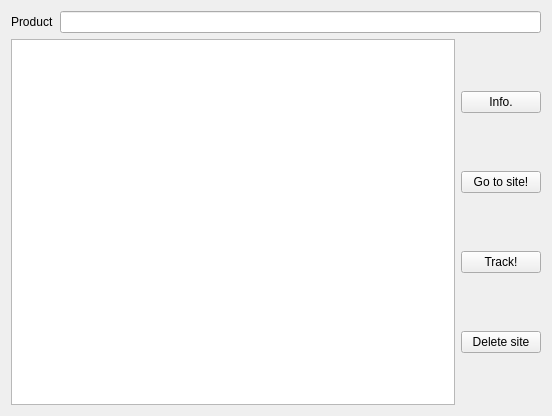
<?xml version="1.0" encoding="UTF-8"?>
<ui version="4.0">
 <class>Form</class>
 <widget class="QWidget" name="Form">
  <property name="geometry">
   <rect>
    <x>0</x>
    <y>0</y>
    <width>552</width>
    <height>416</height>
   </rect>
  </property>
  <property name="windowTitle">
   <string>Form</string>
  </property>
  <layout class="QHBoxLayout" name="horizontalLayout_3">
   <item>
    <layout class="QVBoxLayout" name="verticalLayout_2">
     <item>
      <layout class="QHBoxLayout" name="horizontalLayout">
       <item>
        <widget class="QLabel" name="label">
         <property name="text">
          <string>Product</string>
         </property>
        </widget>
       </item>
       <item>
        <widget class="QLineEdit" name="objInput"/>
       </item>
      </layout>
     </item>
     <item>
      <layout class="QHBoxLayout" name="horizontalLayout_2">
       <item>
        <widget class="QListWidget" name="list"/>
       </item>
       <item>
        <layout class="QVBoxLayout" name="verticalLayout">
         <item>
          <widget class="QPushButton" name="infoBtn">
           <property name="enabled">
            <bool>true</bool>
           </property>
           <property name="focusPolicy">
            <enum>Qt::NoFocus</enum>
           </property>
           <property name="text">
            <string>Info.</string>
           </property>
          </widget>
         </item>
         <item>
          <widget class="QPushButton" name="goBtn">
           <property name="focusPolicy">
            <enum>Qt::NoFocus</enum>
           </property>
           <property name="text">
            <string>Go to site!</string>
           </property>
          </widget>
         </item>
         <item>
          <widget class="QPushButton" name="trackBtn">
           <property name="focusPolicy">
            <enum>Qt::NoFocus</enum>
           </property>
           <property name="text">
            <string>Track!</string>
           </property>
          </widget>
         </item>
         <item>
          <widget class="QPushButton" name="deleteBtn">
           <property name="focusPolicy">
            <enum>Qt::NoFocus</enum>
           </property>
           <property name="text">
            <string>Delete site</string>
           </property>
          </widget>
         </item>
        </layout>
       </item>
      </layout>
     </item>
    </layout>
   </item>
  </layout>
 </widget>
 <resources/>
 <connections/>
</ui>
